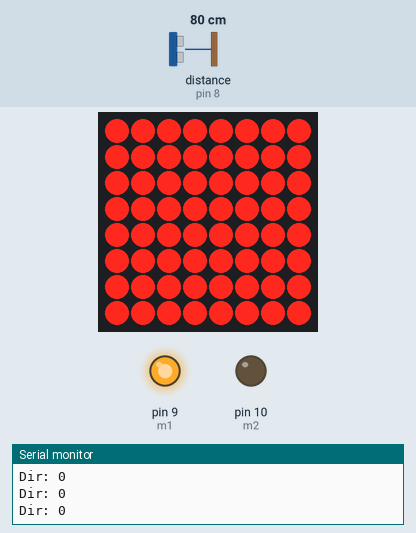
This sketch was run on a simulated Arduino Uno, built with avr-gcc and run on an emulated ATmega328P. Shown: 8×8 LED matrix, output pins drawn as LEDs (lit = HIGH), the last lines printed to the serial monitor. Wiring (inferred from the names in the program): ultrasonic range finder: trigger pin 7; echo pin 8. The test bench sets the inputs (shaded band); at power-on: distance to the obstacle (sensor on pin 8) 80 cm. The echo pulse lasts 58.3 µs per cm; pins used as bus, display or sensor lines are not drawn.

Above: at 1.2 s.
1.3 s: distance to the obstacle (sensor on pin 8) set to 2 cm
At 1.9 s:
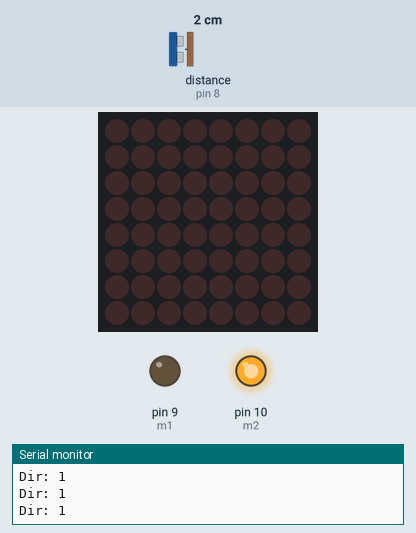
2.8 s: distance to the obstacle (sensor on pin 8) set to 35 cm
At 4.0 s:
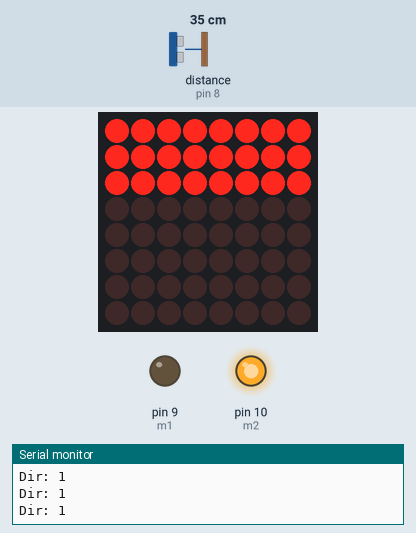
4.3 s: distance to the obstacle (sensor on pin 8) set to 56 cm
At 5.1 s:
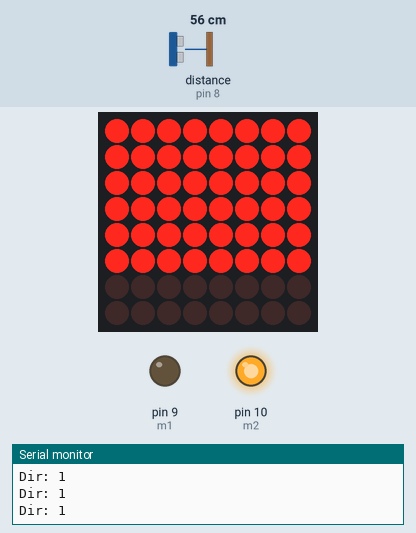
5.8 s: distance to the obstacle (sensor on pin 8) set to 64 cm
At 6.4 s:
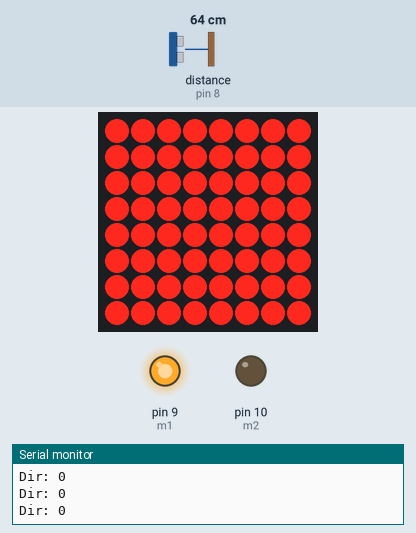
7.3 s: distance to the obstacle (sensor on pin 8) set to 60 cm
At 8.0 s:
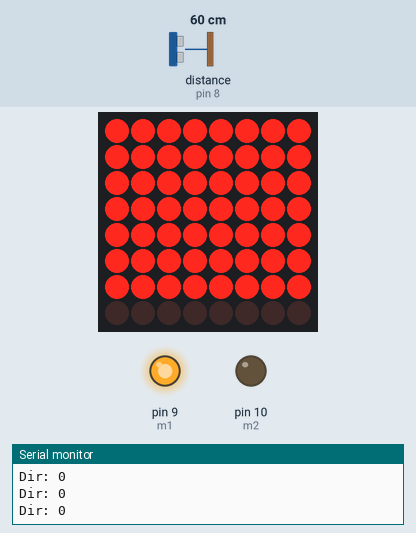
8.8 s: distance to the obstacle (sensor on pin 8) set to 299 cm
At 10.0 s:
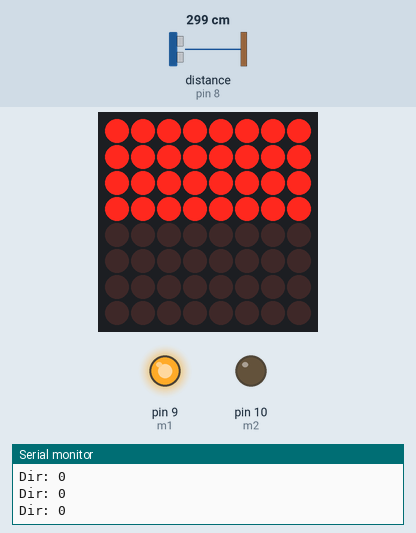
Timing chart, 0 to 11.3 s (numbered marks = the images above; inputs shaded):
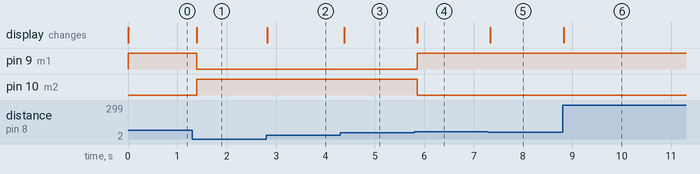

Measured:
- the behaviour switches between 61 and 62 cm on distance to the obstacle (sensor on pin 8) (found by bisection; images 3 and 4)
- after the input at 1.3 s, pin 9 (m1): HIGH → LOW after 0.09 s; pin 10 (m2): LOW → HIGH after 0.09 s; the display: changes after 0.09 s (image 1)
- after the input at 2.8 s, the display: changes at once (image 2)
- after the input at 4.3 s, the display: changes after 0.08 s (image 3)
- after the input at 5.8 s, pin 9 (m1): LOW → HIGH after 0.05 s; pin 10 (m2): HIGH → LOW after 0.05 s; the display: changes after 0.05 s (image 4)
- after the input at 7.3 s, the display: changes at once (image 5)
- after the input at 8.8 s, the display: changes at once (image 6)

The sketch:

distance_led_matrix.ino
```cpp
#include "LedControlMS.h"
/*
 pin 12 is connected to the DataIn
 pin 11 is connected to the CLK
 pin 10 is connected to LOAD
 We have only a single MAX72XX.
 */

LedControl lc=LedControl(5,3,4,1);


#define trigPin 7
#define echoPin 8
#define m1 9
#define m2 10

int dir=0;

void setup() {
  // put your setup code here, to run once:
 lc.shutdown(0,false);
  lc.setIntensity(0,3);
  lc.clearDisplay(0);

  pinMode(trigPin, OUTPUT);
  pinMode(echoPin, INPUT);
  pinMode(m1,OUTPUT);
  pinMode(m2,OUTPUT);

  Serial.begin(115200);

}


void DrawLCD(char level)
{
  // put your main code here, to run repeatedly:
  char row=0;
  //lc.clearDisplay(0);
  if (level>8) level=8;
  while (row<level)
 lc.setRow(0,row++,0xFF);
 while (row<9)
 lc.setRow(0,row++,0x00);

}
void loop() {
  long duration, distance;
  digitalWrite(trigPin, LOW);  // Added this line
  delayMicroseconds(2); // Added this line
  digitalWrite(trigPin, HIGH);
  delayMicroseconds(10); // Added this line
  digitalWrite(trigPin, LOW);
  duration = pulseIn(echoPin, HIGH,200000);
  distance = (duration/2) / 29.1;

DrawLCD((char)(distance-15)/6);


if (distance<20)
dir=1;
else if (distance>60)
dir=0;


if (dir==1)
{
digitalWrite(m1,LOW);
digitalWrite(m2,HIGH);
}
else if (dir==0)
{
digitalWrite(m2,LOW);
digitalWrite(m1,HIGH);
}

Serial.print("Dir: ");
Serial.println(dir);


delay(100);


}
```
